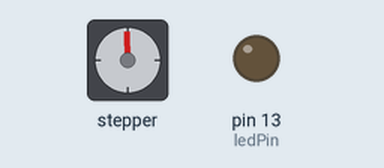
Bench run of a sketch on a simulated Arduino Uno, built with avr-gcc and run on an emulated ATmega328P. Shown: stepper motor, output pins drawn as LEDs (lit = HIGH). Wiring (inferred from the names in the program): stepper motor driver (200 steps per turn assumed): step pin 16; direction pin 17. Pins used as bus, display or sensor lines are not drawn.

Above: at 0.15 s.
At 10.08 s:
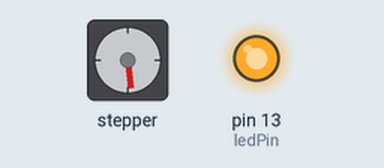
At 20.02 s:
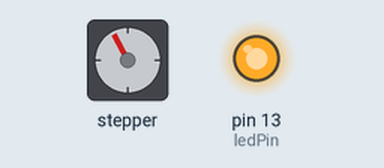
At 39.59 s:
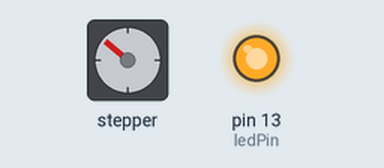
Timing chart, 0 to 40.0 s (numbered marks = the images above):
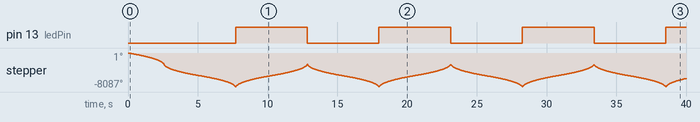

The sketch:

steppertest.ino
```cpp
const int stepPin = 16;
const int dirPin = 17;

const int ledPin = 13;

int dir = HIGH;
int steps = 1500;
int wait = 1600;
int waitInc = -1;

void setup()
{
  pinMode(stepPin, OUTPUT);
  pinMode(dirPin, OUTPUT);

  pinMode(ledPin, OUTPUT);

  digitalWrite(dirPin, LOW);
}

void loop()
{
  if (steps >= 3000) {
    steps = 0;
    if (dir == HIGH)
      dir = LOW;
    else
      dir = HIGH;
    digitalWrite(ledPin, dir);
    digitalWrite(dirPin, dir);
  }

  if (wait < 100 || wait > 1600) {
    waitInc *= -1;
  }

  digitalWrite(stepPin, HIGH);
  delayMicroseconds(wait);

  digitalWrite(stepPin, LOW);
  delayMicroseconds(wait);

  steps++;
  wait += waitInc;
}
```

Measured:
- by itself, pin 13 (ledPin): alternates HIGH for 5.1 s and LOW for 5.1 s
- by itself, stepper: turns 8087° counter-clockwise in 7.7 s, then 5368° clockwise in 5.1 s, then 5354° counter-clockwise in 5.1 s, then 5339° clockwise in 5.1 s, and so on
